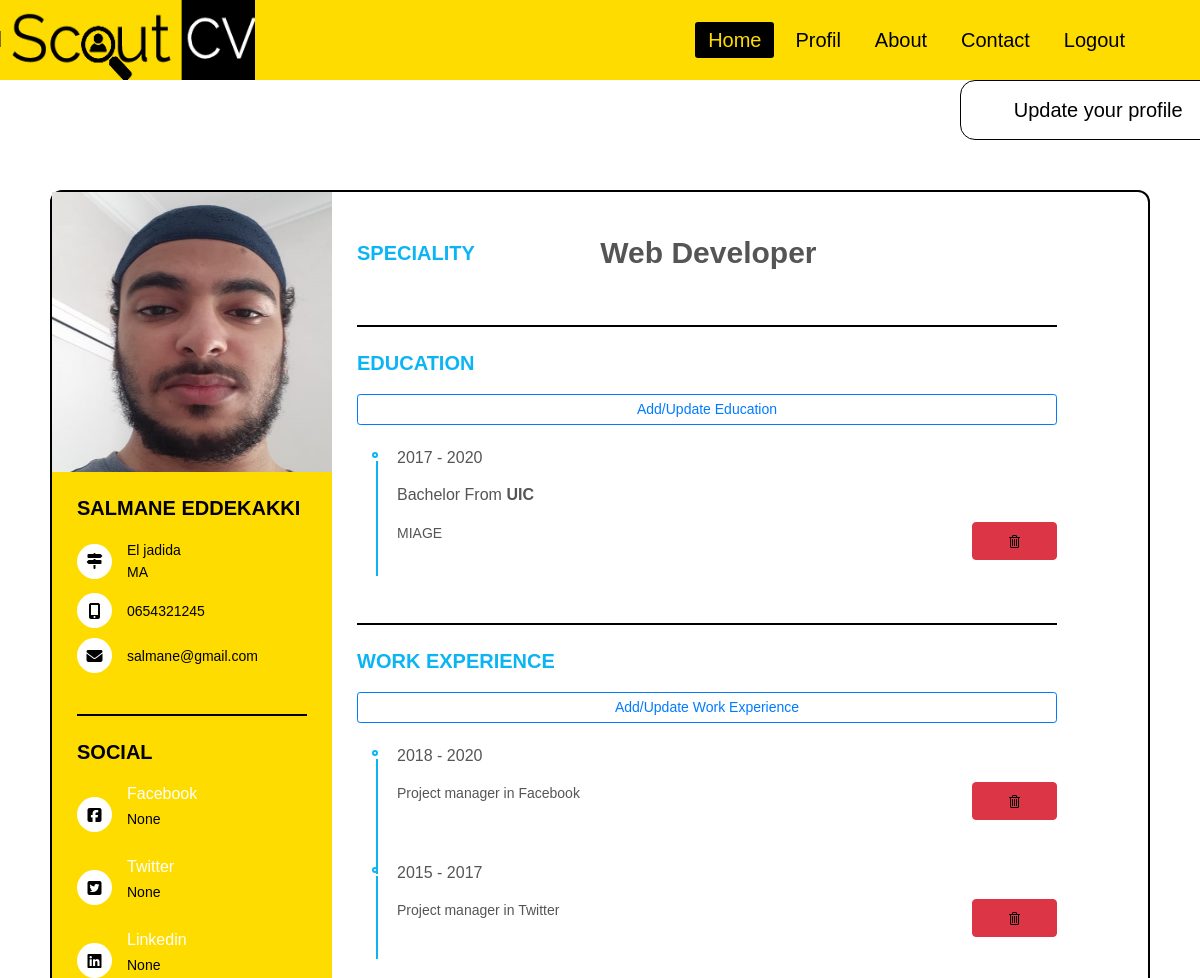
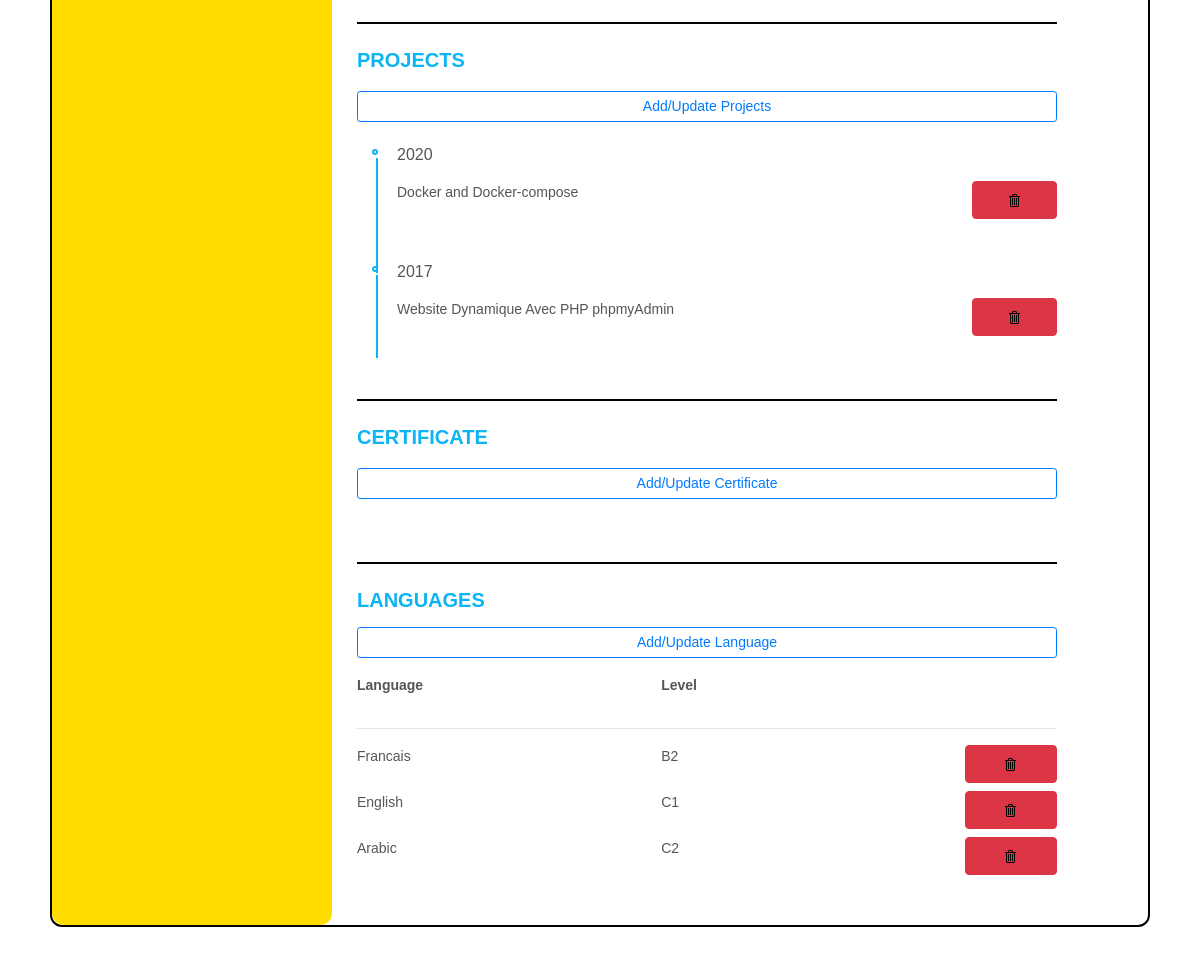
/cv/ (signed in), run on the app's committed database (2 pictures, top to bottom).
### Candidat/models.py (models this page shows, shortened)
class Profil(models.Model):
    SEX = (
        ('', '(Gender)'),
        ('Male','Male'),
        ('Female','Female'),
    )
    STATUS = (
        ('', '(Status)'),
        ('Single','Single'),
        ('Married','Married'),
        ('Widowed','Widowed'),
        ('Divorced','Divorced'),
    )
    user = models.OneToOneField(User, null =True,on_delete=models.CASCADE , default="images/user.png")
    profil_pic = models.ImageField(null=True, blank=True)
    nom = models.CharField(max_length=20 ,null=True)
    prenom = models.CharField(max_length=20 ,null=True)
    date_n = models.DateField(null=True, blank=True)
    sex = models.CharField(max_length=6,choices=SEX ,null=True , blank=True)
    status = models.CharField(max_length=12,choices=STATUS ,null=True , blank=True)
    nationalite = models.CharField(max_length=20 ,null=True, blank=True)
    pays = CountryField(blank_label='(Country)' ,null=True, blank=True)
    ville = models.CharField(max_length=20 ,null=True, blank=True)
    telephone = models.CharField(max_length=20 ,null=True, blank=True)
    poste = models.ForeignKey(Poste, on_delete=models.DO_NOTHING, null=True,blank=True)
    adresse = models.TextField(null=True,blank=True)
    linkdin = models.URLField(max_length=200,null=True,blank=True)
    facebook = models.URLField(max_length=200,null=True,blank=True)
    twitter = models.URLField(max_length=200,null=True,blank=True)
    nbr_annee = models.IntegerField(null = True , default=0,blank=True)
    type_diplome = models.CharField(max_length=20 ,null=True)

class Academic(models.Model):
    TYPE = (
        ('', '(Degree)'),
        ('Bachelor','Bachelor '),
        ('Master','Master'),
        ('Doctorat','Doctorat'),
    )
    profil = models.ForeignKey('Profil',on_delete=models.CASCADE ,null=True)
    annee_debut = models.IntegerField(null=True)
    annee_fin = models.IntegerField(null=True)
    ecole = models.CharField(max_length=50 ,null=True)
    type_diplome = models.CharField(max_length=20,choices=TYPE ,null=True)
    description_academic = models.TextField(null=True,blank=True)

class Experience_Pro(models.Model):
    profil = models.ForeignKey('Profil',on_delete=models.CASCADE ,null=True)
    annee_debut = models.IntegerField( null=True)
    annee_fin = models.IntegerField( null=True)
    nbr_annee = models.IntegerField(null = True , default=0)
    description_exp_pro = models.TextField(null=True,blank=True)

class Projet_realise(models.Model):
    profil = models.ForeignKey('Profil',on_delete=models.CASCADE ,null=True)
    annee_projet = models.IntegerField( null=True)
    description_projet = models.TextField(null=True,blank=True)

class Language(models.Model):
    lvl = (
        ('', '(Level)'),
        ('A1','découverte'),
        ('A2','usuel'),
        ('B1','niveau seuil'),
        ('B2','niveau avancé'),
        ('C1','autonome'),
        ('C2','maîtrise'),
    )
    profil = models.ForeignKey('Profil',on_delete=models.CASCADE ,null=True)
    langue = models.CharField(max_length=20 ,null=True)
    level = models.CharField(max_length=2,choices=lvl ,null=True)

### Entreprise/models.py (models this page shows)
class Poste(models.Model):
    poste_n = models.CharField(max_length=50, null=True)
    def __str__(self):
        return self.poste_n

### Candidat/decorators.py (the view)
        def wrapper_func(request, *args, **kwargs):
            group = None
            if request.user.groups.exists():
                group = request.user.groups.all()[0].name
            if group in allowed_roles:
                return view_func(request,*args, **kwargs)
            else:
                return redirect('profilEntr')

### Candidat/views.py (called while the page is built)
@login_required(login_url='login')
@allowed_users(allowed_roles=['Candidat'])
def cv(request):
    academics = request.user.profil.academic_set.all()
    exp_pros = request.user.profil.experience_pro_set.all()
    projets = request.user.profil.projet_realise_set.all()
    certificats = request.user.profil.certificat_set.all()
    langues = request.user.profil.language_set.all()
    context={
        'academics' : academics,
        'exp_pros':exp_pros,
        'projets' :projets,
        'certificats':certificats,
        'langues' : langues
    }
    return render(request ,'candidat/profil.html',context)

### templates/candidat/profil.html (shortened to what this page needs)
{% extends 'base.html' %}
{% load static %}
{% block style %}
  <link rel="stylesheet" type="text/css" href="{% static 'css/cvcss.css' %}">
{% endblock  %}
{% block content %}
<div class="pr1">
<a href="{% url 'Updateprofil' %}"  class="btn btn-lg btn-success smoothScroll wow fadeInUp" data-wow-delay="0.4s"> <span> Update your profile </span></a>
<div class="resume wow fadeInUp" data-wow-delay="0.1s">
   <div class="resume_left">
     <div class="resume_profile">
       {% if request.user.profil.profil_pic.url is not None %}
        <img src="{{ request.user.profil.profil_pic.url }}" alt="profile_pic">
      {% else %}
        <img src="{% static 'images/user.png' %}" alt="profile_pic">
      {% endif %}
     </div>
     <div class="resume_content">
       <div class="resume_item resume_info">
         <div class="title">
           <p class="bold">{{ request.user.profil.nom }} {{ request.user.profil.prenom }}</p>
         </div>
         <ul>
           <li>
             <div class="icon">
               <i class="fas fa-map-signs"></i>
             </div>
             <div class="data">
               {{ request.user.profil.adresse }} <br /> {{ request.user.profil.pays }}
             </div>
           </li>
           <li>
             <div class="icon">
               <i class="fas fa-mobile-alt"></i>
             </div>
             <div class="data">
               {{ request.user.profil.telephone }}
             </div>
           </li>
           <li>
             <div class="icon">
               <i class="fas fa-envelope"></i>
             </div>
             <div class="data">
               {{ request.user.email }}
             </div>
           </li>
         </ul>
       </div>
       <div class="resume_item resume_social">
         <div class="title">
           <p class="bold">Social</p>
         </div>
         <ul>
           <li>
             <div class="icon">
               <i class="fab fa-facebook-square"></i>
             </div>
             <div class="data">
               <p class="semi-bold">Facebook</p>
               <p>{{ request.user.profil.facebook }}</p>
             </div>
           </li>
           <li>
             <div class="icon">
               <i class="fab fa-twitter-square"></i>
             </div>
             <div class="data">
               <p class="semi-bold">Twitter</p>
               <p>{{ request.user.profil.twitter }}</p>
             </div>
           </li>
           <li>
             <div class="icon">
               <i class="fab fa-linkedin"></i>
             </div>
             <div class="data">
               <p class="semi-bold">Linkedin</p>
               <p>{{ request.user.profil.linkdin }}</p>
             </div>
           </li>
         </ul>
       </div>
     </div>
  </div>
  <div class="resume_right">
    <div class="resume_item resume_about">
        <div class="row">
          <div class="col-4 title">
             <p class="bold">Speciality</p>
            </div>
            <div class="col-8">
              <p class="font-weight-bold" style="font-size: 30px;">{{ request.user.profil.poste }}</p>
            </div>
        </div>
    </div>
    <div class="resume_item resume_work">
        <div class="title">
           <p class="bold">Education</p>
         </div>
         <div>
          <a class="btn btn-outline-primary btn-sm btn-block" href="{% url 'create_academic' %}">Add/Update Education</a>
          <br>
         </div>
        <ul>
          {% for academic in academics %}
          <li>
            <div class="date">{{ academic.annee_debut }} - {{ academic.annee_fin }}</div>
            <div class="info">
              <p class="semi-bold">{{ academic.type_diplome }} From <b>{{ academic.ecole }}</b></p>
              <div class="row">
                <div class="col-10">
                  {{ academic.description_academic }}
                </div>
                <div class="col-2">
                  <form method="POST" action="{% url 'delete_academic' academic.id %}">
                    <button class="btn btn-danger btn-block" type="submit" name="delete">
                      <img class="img-fluid" src="{% static 'images/delete.png' %}" alt="Delete">
                    </button>
                  </form>
                </div>
              </div>
            </div>
            <br>
        </li>
        {% endfor %}
        </ul>
    </div>
    <div class="resume_item resume_work">
      <div class="title">
           <p class="bold">Work Experience</p>
         </div>
         <div>
          <a class="btn btn-outline-primary btn-sm btn-block" href="{% url 'create_experience_pro' %}">Add/Update
            Work Experience</a>
          <br>
        </div>
      <ul>
        {% for exp_pro in exp_pros %}
        <li>
          <div class="date">{{ exp_pro.annee_debut }} - {{ exp_pro.annee_fin }}</div>
          <div class="info">
            <div class="row">
              <div class="col-10">
                {{ exp_pro.description_exp_pro }}
              </div>
              <div class="col-2">
                <form method="POST" action="{% url 'delete_experience_pro' exp_pro.id %}">
                  <button class="btn btn-danger btn-block" type="submit" name="delete">
                    <img class="img-fluid" src="{% static 'images/delete.png' %}" alt="Delete">
                  </button>
                </form>
              </div>
            </div>
          </div>
          <br>
        </li>
        {% endfor %}
        </ul>
    </div>
    <div class="resume_item resume_work">
      <div class="title">
        <p class="bold">Projects </p>
      </div>
      <div>
        <a class="btn btn-outline-primary btn-sm btn-block" href="{% url 'create_projet' %}">Add/Update Projects</a>
        <br>
      </div>
      <ul>
        {% for projet in projets %}
        <li>
          <div class="date">{{ projet.annee_projet }}</div>
          <div class="info">
            <div class="row">
              <div class="col-10">
                {{ projet.description_projet }}
              </div>
              <div class="col-2">
                <form method="POST" action="{% url 'delete_projet' projet.id %}">
                  <button class="btn btn-danger btn-block" type="submit" name="delete">
                    <img class="img-fluid" src="{% static 'images/delete.png' %}" alt="Delete">
                  </button>
                </form>
              </div>
            </div>
          </div>
          <br>
        </li>
        {% endfor %}
      </ul>
    </div>
    <div class="resume_item resume_work">
      <div class="title">
        <p class="bold">Certificate</p>
      </div>
      <div>
        <a class="btn btn-outline-primary btn-sm btn-block" href="{% url 'create_certificat' %}">Add/Update
          Certificate</a>
        <br>
      </div>
    </div>
    <div class="resume_item resume_work">
      <p class="bold">Languages</p>
      <a class="btn btn-outline-primary btn-sm btn-block" href="{% url 'create_language' %}">Add/Update Language</a>
      <div class="row mt-3">
        <div class="col-5">
          <b>
            <p>Language</p>
          </b>
        </div>
        <div class="col-5">
          <b>
            <p>Level</p>
          </b>
        </div>
      </div>
      <hr>
      {% for langue in langues %}
      <div class="row mt-2">
        <div class="col-5">
          {{ langue.langue }}
        </div>
        <div class="col-5">
          {{ langue.level }}
        </div>
        <div class="col-2">
          <form method="POST" action="{% url 'delete_language' langue.id %}">
            <button class="btn btn-danger btn-block" type="submit" name="delete">
              <img class="img-fluid" src="{% static 'images/delete.png' %}" alt="Delete">
            </button>
          </form>
        </div>
      </div>
      {% endfor %}
    </div>
    </div>
  </div>
 </div>
  {% include 'bg-Candidat.html' %}
{% endblock  %}

### static/css/cvcss.css (style rules this page uses)
body { margin: 0; font-family: raleway, sans-serif; height: 100%; }
* { margin: 0; padding: 0; box-sizing: border-box; list-style: none; font-family: "raleway", sans-serif; }
body { font-size: 14px; line-height: 22px; color: #555555; }
.bold { font-weight: 700; font-size: 20px; text-transform: uppercase; }
.semi-bold { font-weight: 500; font-size: 16px; }
.resume { width: 1100px; height: auto; display: flex; margin: 50px auto; background-color: white; border:2px solid black; border-radius: 12px; }
.resume .resume_left { width: 280px; background: #FFDC00; border-radius: 12px; }
.resume .resume_left .resume_profile { width: 100%; height: 280px; }
.resume .resume_left .resume_profile img { width: 100%; height: 100%; }
.resume .resume_left .resume_content { padding: 0 25px; }
.resume .title { margin-bottom: 20px; }
.resume .resume_left .bold { color: black; }
.resume .resume_item { padding: 25px 0; border-bottom: 2px solid black; width: inherit; }
.resume .resume_left .resume_item:last-child, .resume .resume_right .resume_item:last-child { border-bottom: 0px; }
.resume .resume_left ul li { display: flex; margin-bottom: 10px; align-items: center; }
.resume .resume_left ul li:last-child { margin-bottom: 0; }
.resume .resume_left ul li .icon { width: 35px; height: 35px; background: #fff; color: black; border-radius: 50%; margin-right: 15px; font-size: 16px; position: relative; }
.resume .icon i, .resume .resume_right .resume_hobby ul li i { position: absolute; top: 50%; left: 50%; transform: translate(-50%, -50%); }
.resume .resume_left ul li .data { color: black; }
.resume .resume_left .resume_social .semi-bold { color: #fff; margin-bottom: 3px; }
.resume .resume_right { width: 700px; background: #fff; padding: 25px; border-radius: 12px; }
.resume .resume_right .bold { color: #0bb5f4; }
.resume .resume_right .resume_work ul, .resume .resume_right .resume_education ul { padding-left: 40px; overflow: hidden; }
.resume .resume_right ul li { position: relative; }
.resume .resume_right ul li .date { font-size: 16px; font-weight: 500; margin-bottom: 15px; }
.resume .resume_right ul li .info { margin-bottom: 20px; }
.resume .resume_right ul li:last-child .info { margin-bottom: 0; }
.resume .resume_right .resume_work ul li:before, .resume .resume_right .resume_education ul li:before { content: ""; position: absolute; top: 5px; left: -25px; width: 6px; height: 6px; border-radius: 50%; border: 2px solid #0bb5f4; }
.resume .resume_right .resume_work ul li:after, .resume .resume_right .resume_education ul li:after { content: ""; position: absolute; top: 14px; left: -21px; width: 2px; height: 115px; background: #0bb5f4; }
.btn-success { background: #ffffff; border-color: transparent; text-align: center; border-radius: 15px; color: black; left:80%; position:relative; border:1px solid black; padding: 14px 36px; -webkit-transition: all 0.6s ease-in-out; transition: all 0.6s ease-in-out; }
.btn-success span:before { content: '\00ab'; position: relative; opacity: 0; top: 0; left: -20px; transition: 0.5s; }

### static/css/nav-bar.css (style rules this page uses)
* { margin: 0; padding: 0; box-sizing: border-box; list-style: none; text-decoration: none; }

### data on the page
Academic: annee_debut "2017", annee_fin "2020", type_diplome "Bachelor", ecole "UIC", description_academic "MIAGE"
Experience_Pro: annee_debut "2018", annee_fin "2020", description_exp_pro "Project manager in Facebook"
Experience_Pro: annee_debut "2015", annee_fin "2017", description_exp_pro "Project manager in Twitter"
Projet_realise: annee_projet "2020", description_projet "Docker and Docker-compose"
Projet_realise: annee_projet "2017", description_projet "Website Dynamique Avec PHP phpmyAdmin"
Language: langue "Francais", level "B2"
Language: langue "English", level "C1"
Language: langue "Arabic", level "C2"

### other printed values
{{ request.user.profil.nom }} "SALMANE"
{{ request.user.profil.prenom }} "EDDEKAKKI"
{{ request.user.profil.adresse }} "El jadida"
{{ request.user.profil.pays }} "MA"
{{ request.user.profil.telephone }} "0654321245"
{{ request.user.email }} "salmane@gmail.com"
{{ request.user.profil.facebook }} "None"
{{ request.user.profil.twitter }} "None"
{{ request.user.profil.linkdin }} "None"
{{ request.user.profil.poste }} "Web Developer"
